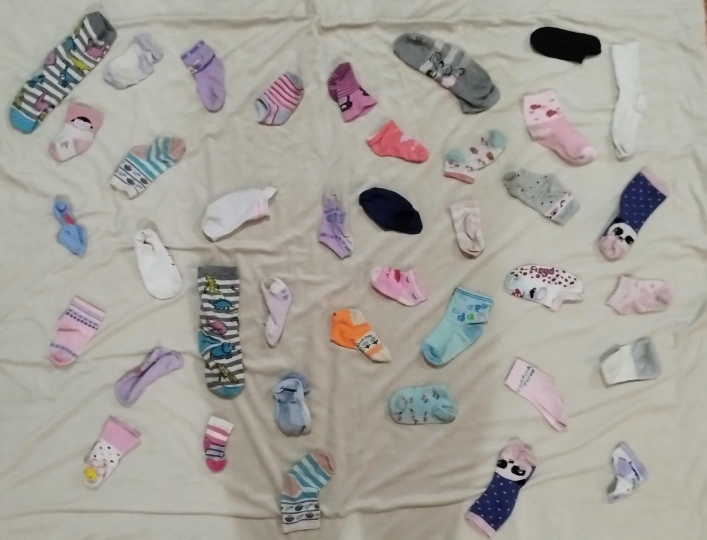
#> input picture test2.jpeg, 1413 x 1080 px, found by its file name (shown at 1/2 size)
$ jupyter execute socks_matcher.ipynb
#> lines starting #> are read from the running program, lines starting #| are printed output that depends on the picture; after the words box and inside, x2 and y2 are one past the last pixel; in counts of white or black regions, pixels touching at a corner belong together
[cell 1]
import matplotlib.pyplot as plt
import numpy as np
from PIL import Image
import cv2

[cell 2]
# img_path = r"C:\TRABAJO\Apps\socks_matcher\socks2.jpeg"
# img_path = r"C:\TRABAJO\Apps\socks_matcher\test1.jpeg"
img_path = r"C:\TRABAJO\Apps\socks_matcher\test2.jpeg"
# img_path = r"C:\TRABAJO\Apps\socks_matcher\test3.jpg"
plot_results = True

# Number of clusters (color words)
color_bins = 10

# Number of clusters (visual words)
num_clusters = 100

color_matches_for_label = 6
shape_matches_for_label = 4

[cell 3]
# Step 1: Load the image
image = np.array(Image.open(img_path))
#> image is the input picture: shape (1080, 1413, 3); mean R, G, B 166, 162.3, 154.8

# Step 3: Apply a threshold or edge detection
edges_r = cv2.Canny(image[:,:,0], 50, 200)
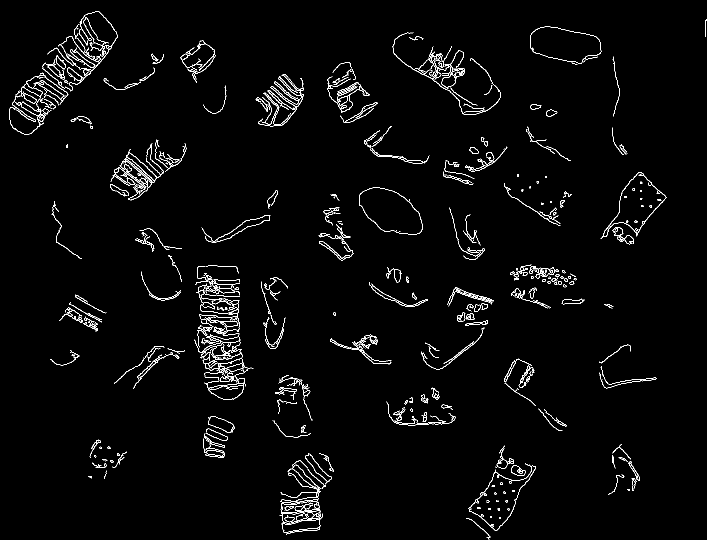
#> edges_r: shape (1080, 1413) (shown at 1/2 size); 2.3% white in thin lines or dots
edges_g = cv2.Canny(image[:,:,1], 50, 200)
#> edges_g: shape (1080, 1413); 2.4% white in thin lines or dots
edges_b = cv2.Canny(image[:,:,2], 50, 200)
#> edges_b: shape (1080, 1413); 2.3% white in thin lines or dots

edges = edges_r | edges_g | edges_b
#> edges: shape (1080, 1413); 2.7% white in thin lines or dots

kernel = np.ones((3, 3), np.uint8)
edges = cv2.dilate(edges, kernel, iterations=3)
#> edges: shape (1080, 1413); 14.5% white; 89 white regions

# Step 4: Find contours
contours, _ = cv2.findContours(edges, cv2.RETR_EXTERNAL, cv2.CHAIN_APPROX_SIMPLE)
#> contours = 73 contours; largest, box (x1, y1, x2, y2) and area: (15, 19, 238, 272) 23966, (385, 527, 510, 803) 23294, (924, 885, 1075, 1080) 12232, (556, 901, 675, 1074) 12167, (781, 62, 1004, 233) 11240

# Step 5: Form convex hulls
convex_hulls = [cv2.convexHull(contour) for contour in contours]
#> convex_hulls = 73 contours; largest, box (x1, y1, x2, y2) and area: (385, 527, 510, 803) 27462, (15, 19, 238, 272) 25880, (781, 62, 1004, 233) 21146, (924, 885, 1075, 1080) 15826, (839, 570, 992, 742) 15522

# Create an empty mask to draw filled convex hulls
hull_mask = np.zeros_like(image[:,:,0])

# Fill convex hulls on the mask
for hull in convex_hulls:
    cv2.drawContours(hull_mask, [hull], -1, 255, thickness=cv2.FILLED)
#> this loop made 73 passes
#> hull_mask: shape (1080, 1413); 23.3% white; 61 white regions, largest, box (x1, y1, x2, y2) and area: (385, 527, 510, 803) 27795, (15, 19, 238, 272) 26163, (781, 62, 1004, 233) 21400

# Apply dilation and erosion
hull_mask = cv2.erode(hull_mask, kernel, iterations=3)
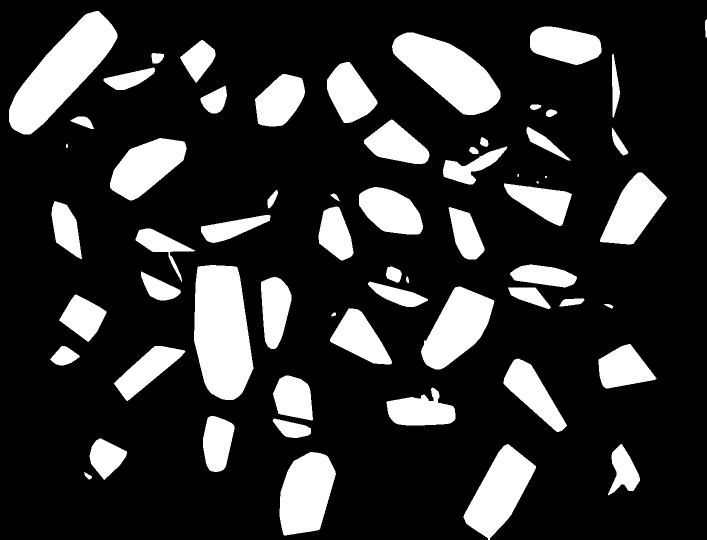
#> hull_mask: shape (1080, 1413) (shown at 1/2 size); 19.3% white; 62 white regions (3 under 20 px)
dilated_eroded_mask = cv2.dilate(hull_mask, kernel, iterations=0)

# Find convex hulls on each contour after dilation and erosion
contours_after_morph, _ = cv2.findContours(dilated_eroded_mask, cv2.RETR_EXTERNAL, cv2.CHAIN_APPROX_SIMPLE)
#> contours_after_morph = 62 contours, 4 with area under 20; largest, box (x1, y1, x2, y2) and area: (388, 530, 507, 800) 25102, (18, 22, 235, 269) 23072, (784, 65, 1001, 230) 18830, (927, 888, 1072, 1080) 13804, (559, 904, 672, 1071) 13764
convex_hulls_after_morph = [cv2.convexHull(contour) for contour in contours_after_morph]
#> convex_hulls_after_morph = 62 contours, 3 with area under 20; largest, box (x1, y1, x2, y2) and area: (388, 530, 507, 800) 25358, (18, 22, 235, 269) 23258, (784, 65, 1001, 230) 18994, (927, 888, 1072, 1080) 14048, (842, 573, 989, 739) 13989

# Create an empty mask to draw filled convex hulls after morphology operations
hull_mask_after_morph = np.zeros_like(image[:,:,0])

# Fill convex hulls on the mask after morphology operations
for hull in convex_hulls_after_morph:
    cv2.drawContours(hull_mask_after_morph, [hull], -1, 255, thickness=cv2.FILLED)
#> this loop made 62 passes
#> hull_mask_after_morph: shape (1080, 1413); 20% white; 61 white regions (3 under 20 px), largest, box (x1, y1, x2, y2) and area: (388, 530, 507, 800) 25683, (18, 22, 235, 269) 23525, (784, 65, 1001, 230) 19240

# Step 6: Find connected components in the mask
num_labels, labels, stats, centroids = cv2.connectedComponentsWithStats(hull_mask_after_morph)
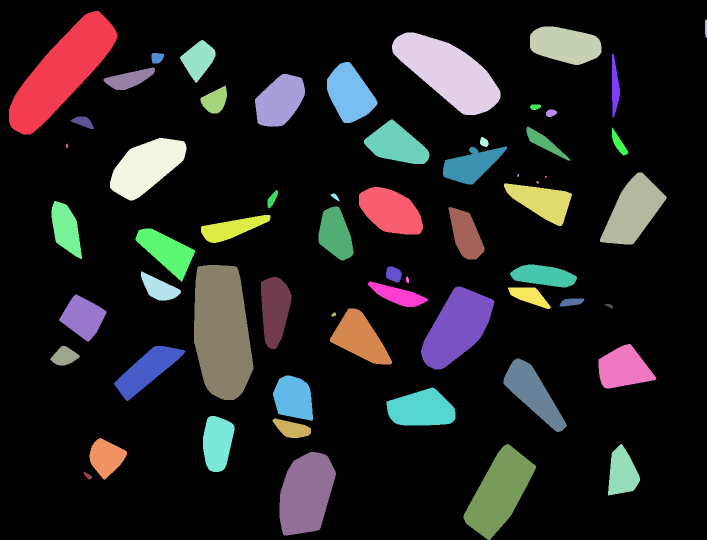
#> labels: shape (1080, 1413) int32 (shown at 1/2 size); 62 distinct labels, from 0 to 61; one colour per label, 0 black
#> num_labels = 62; stats = 62 rows, first 6: [0, 0, 1413, 1080, 1220389], [18, 22, 217, 247, 23525], [1410, 39, 3, 36, 98], [1060, 53, 143, 77, 8195], [784, 65, 217, 165, 19240], [360, 80, 71, 86, 3427]; centroids = 62 pairs, first value 123.3 to 1411.1, second value 55.99 to 987.2

# Step 7: Retain components with larger area
sorted_areas = np.sort(stats[:, cv2.CC_STAT_AREA])
#> sorted_areas = 62 values from 15 to 1220389

min_area = 0.05 * sorted_areas[-2]  # Set the minimum area threshold
#> min_area = 1284.2
filtered_mask = np.zeros_like(image[:,:,0])

for i in range(1, num_labels):  # Start from 1 to skip the background
    if stats[i, cv2.CC_STAT_AREA] >= min_area:
        filtered_mask[labels == i] = 255

# Display filtered components on the original image
output_image = 0*image.copy()[:, :, 0]
#> output_image: shape (1080, 1413); every value is 0
output_image[filtered_mask == 255] = 255  # Draw in green

# Step 8: Find connected components in the mask
num_labels, labels, stats, centroids = cv2.connectedComponentsWithStats(output_image)
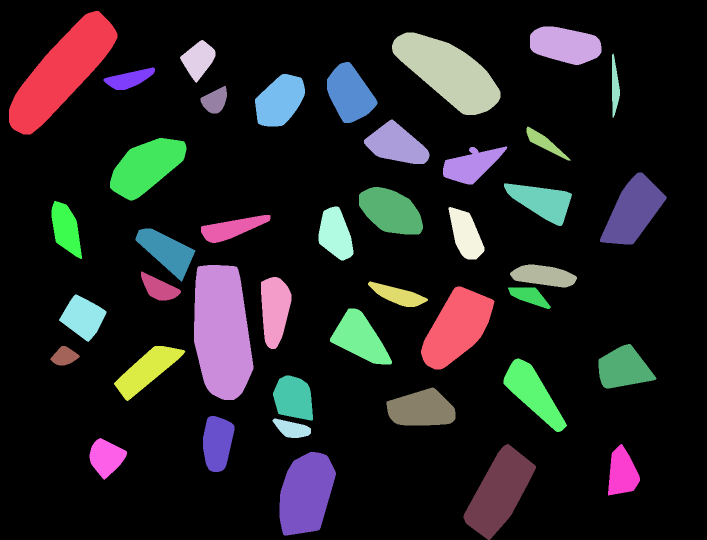
#> labels: shape (1080, 1413) int32 (shown at 1/2 size); 43 distinct labels, from 0 to 42; one colour per label, 0 black
#> num_labels = 43; stats = 43 rows, first 6: [0, 0, 1413, 1080, 1225302], [18, 22, 217, 247, 23525], [1060, 53, 143, 77, 8195], [784, 65, 217, 165, 19240], [360, 80, 71, 86, 3427], [1224, 107, 16, 129, 1293]; centroids = 43 pairs, first value 123.3 to 1266.1, second value 89.7 to 987.2


# Display edge detection result
if plot_results:
    fig, ax = plt.subplots(1,4, figsize=(10,5))
    for _ in ax:
        _.set_xticks([], [])
        _.set_yticks([], [])
    ax[0].imshow(image)
    ax[0].set_title('Original Image')

    ax[1].imshow(edges, cmap='gray')
    ax[1].set_title('Edge Detection')

    # Display final mask with convex hulls
    ax[2].imshow(hull_mask_after_morph, cmap='gray')
    ax[2].set_title('Convex Hulls')

    ax[3].imshow(labels)
    ax[3].set_title('Labeled Components')

    plt.show()

## Color matching

[cell 4]
from scipy.spatial.distance import cdist
from sklearn.cluster import KMeans


def get_representative_color_rgb(hist_h):
    # Encontrar el bin con la mayor frecuencia
    max_bin = np.argmax(hist_h)
    # Calcular el valor del tono correspondiente al bin más frecuente
    hue_value = max_bin * (180 / color_bins)
    # Crear un color HSV representativo (usando saturación y valor máximos para un color puro)
    representative_color_hsv = np.uint8([[[hue_value, 255, 255]]])
    # Convertir el color representativo de HSV a RGB
    representative_color_rgb = cv2.cvtColor(representative_color_hsv, cv2.COLOR_HSV2RGB)[0][0]
    return representative_color_rgb


# [22 lines of commented-out code are left out]


def calculate_BCW(image, labels, color_bins: int = 180):
    """
        Calculate bags of color words (BCW).
    """

    image_subsampled = image.copy()
    image_subsampled = cv2.resize(image_subsampled, (image_subsampled.shape[1]//4, image_subsampled.shape[0]//4))
    labels_subsampled = np.stack((labels, labels, labels), axis=2)
    labels_subsampled = cv2.resize(labels_subsampled, (labels_subsampled.shape[1]//4, labels_subsampled.shape[0]//4), interpolation=cv2.INTER_NEAREST)[:, :,0]
    pixels_at_labels = image_subsampled[labels_subsampled != 0]

    kmeans_colors = KMeans(n_clusters=color_bins, n_init=10).fit(pixels_at_labels)
    # color_words = kmeans_colors.cluster_centers_

    # Initialize dictionary to hold histograms
    histograms = {}
    for label in np.unique(labels):
        color_descriptors = image_subsampled[labels_subsampled == label]
        if len(color_descriptors) > 0:
            words = kmeans_colors.predict(color_descriptors)
            hist, _ = np.histogram(words, bins=np.arange(color_bins + 1))
        else:
            hist = np.zeros(num_clusters)
        histograms[label] = {"hist": hist, "color": get_representative_color_rgb(hist)}

    return histograms


def find_best_matches(histograms, color_matches_for_label: int = 10):
    labels = list(histograms.keys())
    histograms_list = [histograms[label]["hist"] for label in labels]
    color_list = [histograms[label]["color"] for label in labels]

    # Calculate pairwise distances
    distances = cdist(histograms_list, histograms_list, metric="cosine")

    # We only need the upper triangle of the distance matrix, excluding the diagonal
    np.fill_diagonal(distances, np.inf)

    # Find the best matches
    best_matches = []
    matches_in_each_label = {_: 0 for _ in labels}
    while np.min(distances) < np.inf:
        min_dist_idx = np.unravel_index(
            np.argmin(distances, axis=None), distances.shape
        )
        distances[min_dist_idx] = np.inf  # Exclude this pair from further consideration

        if (
            matches_in_each_label[labels[min_dist_idx[0]]] < color_matches_for_label
        ) and (
            matches_in_each_label[labels[min_dist_idx[1]]] < color_matches_for_label
        ):
            best_matches.append(
                {
                    "labels": (
                        labels[min_dist_idx[0]],
                        labels[min_dist_idx[1]],
                        distances[min_dist_idx],
                    ),
                    "color": color_list[min_dist_idx[0]],
                }
            )
            matches_in_each_label[labels[min_dist_idx[0]]] += 1
            matches_in_each_label[labels[min_dist_idx[1]]] += 1

    return best_matches

[cell 5]
# Calculate histograms
# histograms = calculate_histograms(image, labels, color_bins=color_bins)
histograms = calculate_BCW(image, labels, color_bins=color_bins)
#> in calculate_BCW, `labels_subsampled = cv2.resize(labels_subsampled, (labels_subsampled.s..`:
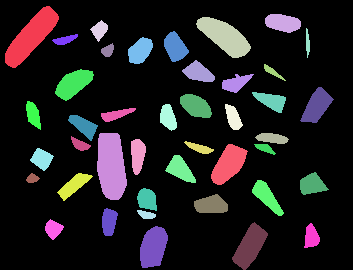
#> labels_subsampled: shape (270, 353) int32; 43 distinct labels, from 0 to 42; one colour per label, 0 black
#> the loop in calculate_BCW, `for label in np.unique(labels):` made 43 passes
#> (hist, max_bin in get_representative_color_rgb, hue_value in get_representative_color_rgb, representative_color_hsv in get_representative_color_rgb, representative_color_rgb in get_representative_color_rgb) on passes 1 to 4: ([19642, 219, 11, 180, 1884, 10, 100, 12643, 35, 41782], 9, 162, [[162, 255, 255]], [255, 0, 153]), ([95, 328, 2, 44, 180, 83, 0, 123, 398, 218], 8, 144, [[144, 255, 255]], [204, 0, 255]), ([8, 8, 432, 0, 7, 17, 0, 16, 11, 11], 2, 36, [[36, 255, 255]], [204, 255, 0]), ([9, 523, 13, 0, 148, 61, 0, 114, 225, 109], 1, 18, [[18, 255, 255]], [255, 153, 0])
#> after the loop in calculate_BCW, `for label in np.unique(labels):`: histograms = 43 items
#> histograms = 43 items

# Find the best matches
color_matches = find_best_matches(histograms, color_matches_for_label=color_matches_for_label)
#> in find_best_matches, `labels = list(histograms.keys())`: labels = 43 values from 0 to 42
#> in find_best_matches, `histograms_list = [histograms[label]["hist"] for label in labels]`: histograms_list = 43 items
#> in find_best_matches, `color_list = [histograms[label]["color"] for label in labels]`: color_list = 43 items, first 6: [255, 0, 153], [204, 0, 255], [204, 255, 0], [255, 153, 0], [51, 0, 255], [255, 0, 153]
#> in find_best_matches, `matches_in_each_label = {_: 0 for _ in labels}`: matches_in_each_label = 43 items
#> the loop in find_best_matches, `while np.min(distances) < np.inf:` made 1806 passes
#> min_dist_idx on passes 1 to 3: (2, 16), (16, 2), (7, 25)
#> after the loop in find_best_matches, `while np.min(distances) < np.inf:`: best_matches = 128 items
#> color_matches = 128 items

image_with_lines_color = np.copy(image)  # Make a copy of the grayscale image

thickness = 2
matched_labels = []
for match in color_matches:
    i, j, dist = match['labels'][0], match['labels'][1], match['labels'][2]
    # print(f"Best match between labels {i} and {j} with distance {dist:.2f}")
    line_color = match['color']
    line_color = (int(line_color[0]), int(line_color[1]), int(line_color[2]))
    cv2.line(image_with_lines_color, np.array(centroids[i], dtype=int), np.array(centroids[j], dtype=int), line_color, thickness)
#> this loop made 128 passes
#> (i, j, line_color) on passes 1 to 8: (2, 16, (204, 255, 0)), (16, 2, (204, 255, 0)), (7, 25, (255, 0, 153)), (25, 7, (255, 0, 153)), (21, 39, (255, 0, 0)), (39, 21, (255, 0, 0)), (11, 32, (51, 0, 255)), (32, 11, (51, 0, 255))
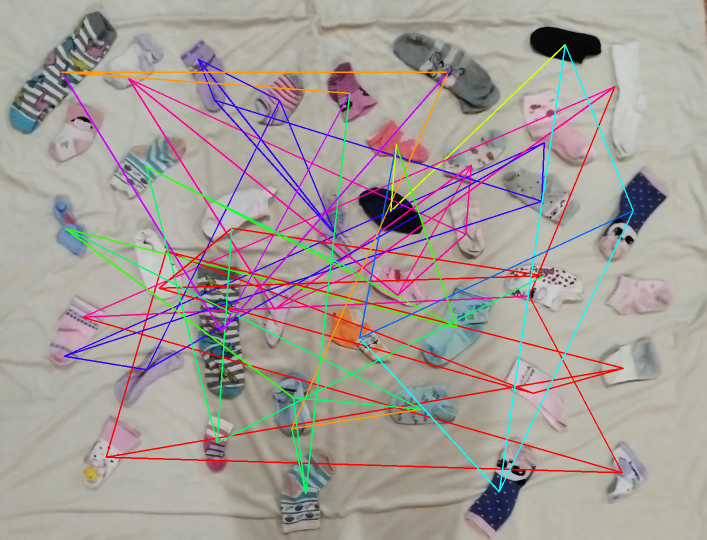
#> image_with_lines_color: shape (1080, 1413, 3) (shown at 1/2 size); 6.26% of pixels changed, all inside (x1, y1, x2, y2) = (122, 88, 1268, 989)


# Display the image with lines between centroids
plt.figure(figsize=(12, 6))
plt.imshow(image_with_lines_color)
plt.axis('off')
plt.title('Color Matches')
plt.show()

# Bag of visual words

[cell 6]
keypoints_list = []
descriptors_list = []
gray = cv2.cvtColor(image, cv2.COLOR_RGB2GRAY)
for label_idx in range(num_labels):
    component_mask = (labels == label_idx).astype(np.uint8)
    if label_idx != 0:
        keypoints = cv2.goodFeaturesToTrack(gray, mask=component_mask, maxCorners=100, qualityLevel=0.01, minDistance=10)
    else:
        keypoints = [np.zeros((1, 2))]

    if keypoints is not None:
        keypoints = [cv2.KeyPoint(x[0][0], x[0][1], 1) for x in keypoints]
        keypoints_list.append(keypoints)
        _, descriptors = cv2.SIFT_create().compute(gray, keypoints)
        descriptors_list.append(descriptors)
    else:
        raise ValueError('No features to track')
#> this loop made 43 passes
#> keypoints on pass 1: 1 keypoints; (x, y, size): (0, 0, 1)
#> after the loop, descriptors_list = 43 items; keypoints_list = 43 items

[cell 7]
from sklearn.cluster import KMeans


# Concatenate all descriptors to form a single array for clustering
all_descriptors = np.vstack(descriptors_list)

kmeans = KMeans(n_clusters=num_clusters, n_init=10)
kmeans.fit(all_descriptors)
visual_words = kmeans.cluster_centers_
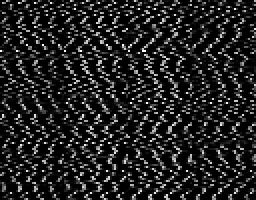
#> visual_words: shape (100, 128) float32 (shown 2 times larger); min -7.63e-06, max 153, mean 21.2; drawn with min black and max white

[cell 8]
histograms = []
for descriptors in descriptors_list:
    if len(descriptors) > 0:
        words = kmeans.predict(descriptors)
        hist, _ = np.histogram(words, bins=np.arange(num_clusters + 1))
    else:
        hist = np.zeros(num_clusters)
    histograms.append(hist)
#> this loop made 43 passes
#> words on passes 1, 6, 10, 12, 22, 25, 29: [56], [45, 48, 43, 77, 19, 11, 19, 69, 87, 11, 19, 87], [75, 43, 7, 31, 84, 18, 7, 48, 43, 87, 69, 26, 32, 19, 23], [84, 37, 51, 73, 75, 60, 3, 3, 56, 28, 49, 71, 2, 12], [20, 54, 75, 69, 75, 91, 41, 94], [1, 72, 75, 21, 18, 74, 11, 78, 8, 51, 70, 32, 92, 7, 92], [27, 40, 77, 60, 12, 1, 45, 75, 59, 27, 19]

[cell 9]
from sklearn.metrics.pairwise import cosine_similarity


# Compute similarity matrix
similarity_matrix = cosine_similarity(histograms)

# Find the top shape_matches_for_label most similar labels for each component, excluding self-matches
shape_matches = []
for i in range(num_labels):
    similarity_matrix[i, i] = -1  # Exclude self-matching by setting the diagonal to a very low value
    # Get indices of the top n most similar components
    most_similar_indices = np.argsort(similarity_matrix[i])[::-1][:shape_matches_for_label]
    shape_matches.append(most_similar_indices)
#> this loop made 43 passes
#> most_similar_indices on passes 1 to 8: [2, 11, 30, 42], [16, 42, 3, 12], [16, 0, 7, 23], [10, 23, 30, 1], [36, 30, 8, 42], [6, 9, 17, 31], [5, 27, 35, 3], [10, 33, 24, 2]
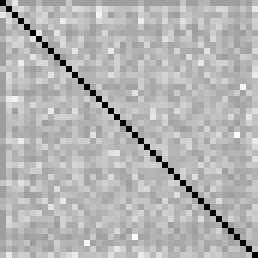
#> similarity_matrix: shape (43, 43) float64 (shown 6 times larger); min -1, max 0.61, mean 0.14; drawn with min black and max white
#> after the loop, shape_matches = 43 items, first 6: [2, 11, 30, 42], [16, 42, 3, 12], [16, 0, 7, 23], [10, 23, 30, 1], [36, 30, 8, 42], [6, 9, 17, 31]

[cell 10]
# Draw lines between centroids based on n_matches_norm
image_with_lines_shape = np.copy(image)  # Make a copy of the grayscale image
image_with_lines_both = np.copy(image)
line_color = (0, 0, 0)
color_matches_labels = [(_['labels'][:2]) for _ in color_matches]
#> color_matches_labels = 128 pairs, first value 0 to 42, second value 0 to 42


for i in range(num_labels):
    thickness = 2  # Thickness proportional to n_matches_norm
    for j in shape_matches[i]:
        cv2.line(image_with_lines_shape, np.array(centroids[i], dtype=int), np.array(centroids[j], dtype=int), (0,0,0), thickness)
        if (i, j) in color_matches_labels or (j, i) in color_matches_labels:
            try:
                color_ind = color_matches_labels.index((i, j))
            except ValueError:
                color_ind = color_matches_labels.index((j, i))
            line_color = color_matches[color_ind]['color']
            line_color = (int(line_color[0]), int(line_color[1]), int(line_color[2]))
            cv2.line(image_with_lines_both, np.array(centroids[i], dtype=int), np.array(centroids[j], dtype=int), line_color, 5*thickness)
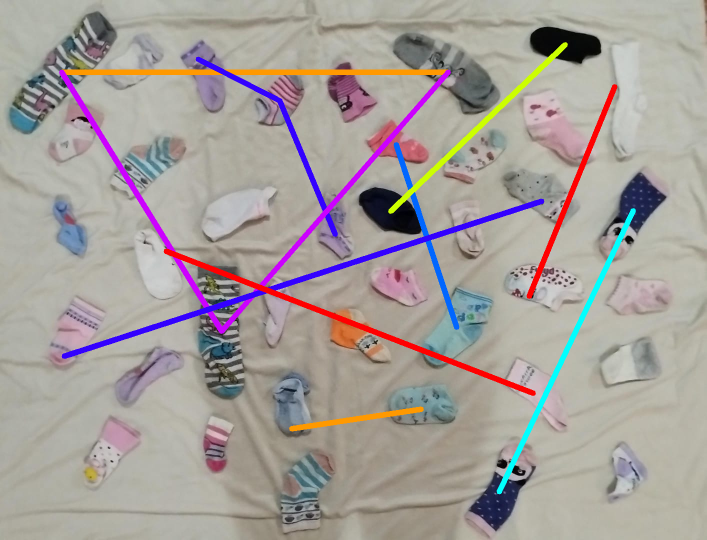
#> image_with_lines_both: shape (1080, 1413, 3) (shown at 1/2 size); 4.65% of pixels changed, all inside (x1, y1, x2, y2) = (118, 84, 1272, 989)
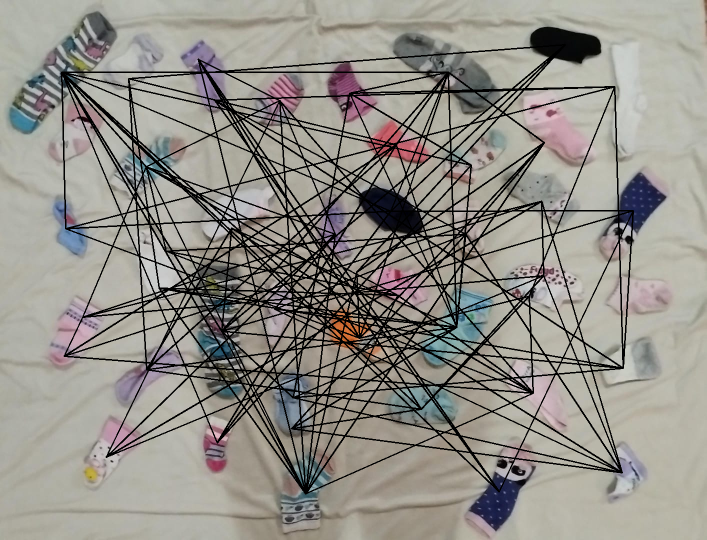
#> image_with_lines_shape: shape (1080, 1413, 3) (shown at 1/2 size); 11.81% of pixels changed, all inside (x1, y1, x2, y2) = (122, 88, 1268, 989)


# Display the image with lines between centroids
fig, ax = plt.subplots(1, 3, figsize=(10, 5))
ax[0].imshow(image_with_lines_color)
ax[0].axis('off')
ax[0].set_title('Color Matches')
ax[1].imshow(image_with_lines_shape)
ax[1].axis('off')
ax[1].set_title('Shape Matches')
ax[2].imshow(image_with_lines_both)
ax[2].axis('off')
ax[2].set_title('Consensus Matches')
plt.show()
